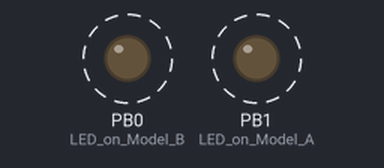
This sketch was run on a simulated ATtiny85, built with avr-gcc and run on an emulated ATtiny85. On the bench: output pins drawn as LEDs (lit = HIGH). Dashed ring = blinking.

Above: at 0.4 s.
Timing chart, 0 to 3.0 s (numbered marks = the images above):
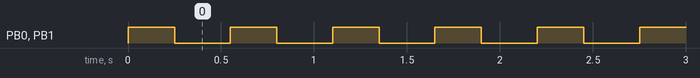

The sketch:

attiny85_led.ino
```cpp
void setup() {
  // Initialize the digital pin as an output
  pinMode(0, OUTPUT);      // LED on Model B
  pinMode(1, OUTPUT);      // LED on Model A
}

void loop() {
  digitalWrite(0, HIGH);   // Turn the LED on
  digitalWrite(1, HIGH);
  delay(250);             // Wait for a second
  digitalWrite(0, LOW);    // Turn the LED off
  digitalWrite(1, LOW);
  delay(300);             // Wait for a second
}
```

Measured:
- by itself, PB0 (LED_on_Model_B), PB1 (LED_on_Model_A): alternates HIGH for 0.25 s and LOW for 0.30 s
